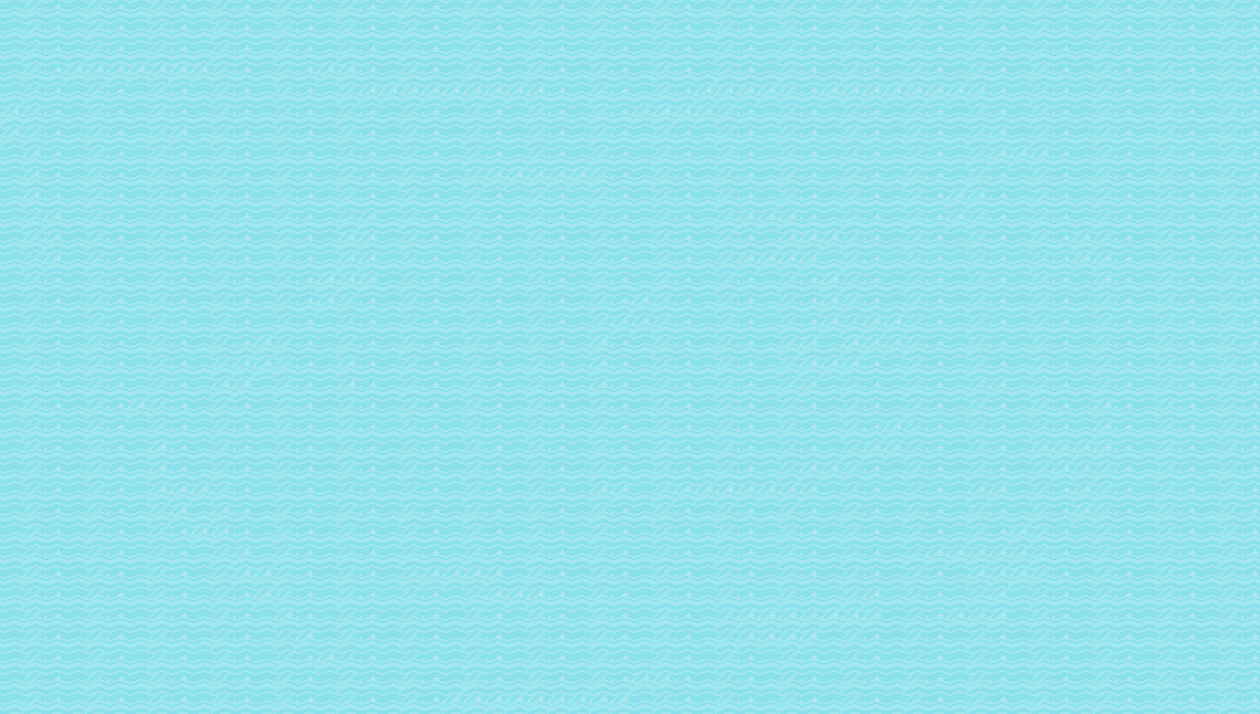

Tiled map render using the project's own tile images. Description and the map definition, with tile-layer contents summarised, below:
An orthogonal 60x34 tile map with 21x21 px tiles, 1 tile layer (Background).

<map version="1.10" tiledversion="1.11.2" orientation="orthogonal" renderorder="right-down" width="60" height="34" tilewidth="21" tileheight="21" infinite="0" nextlayerid="2" nextobjectid="1">
 <tileset firstgid="1" name="water_tilemap_packed" tilewidth="21" tileheight="21" tilecount="900" columns="30">
  <image source="tilemap_packed.png" width="630" height="630" />
 </tileset>
 <layer id="1" name="Background" width="60" height="34">
  <data>[2040 cells, 2040 non-empty, 4 distinct tile ids]</data>
 </layer>
</map>
